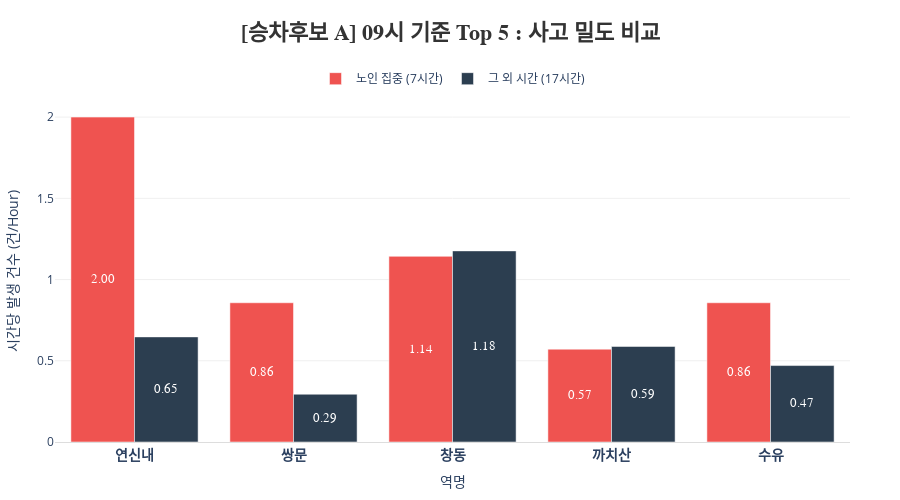
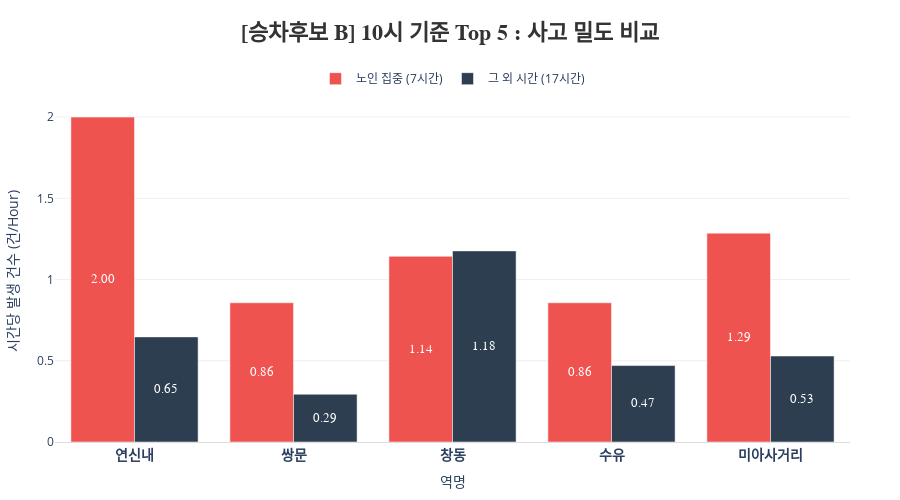
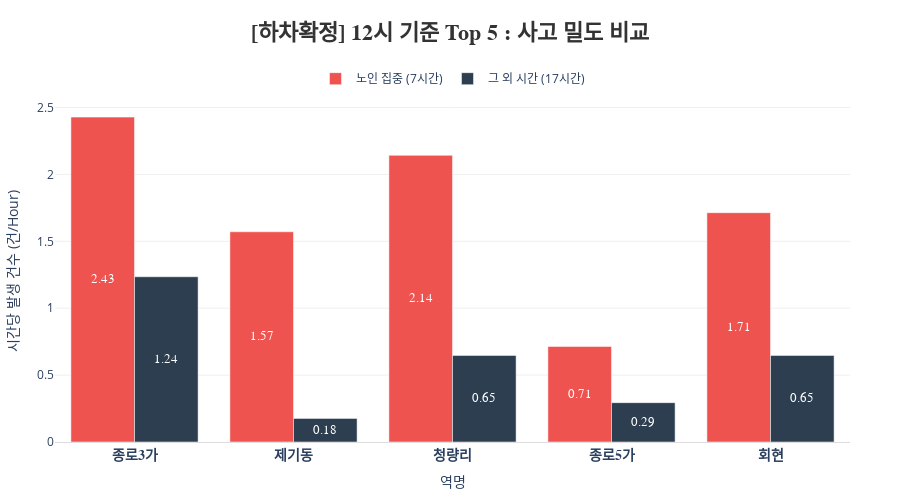

Source (notebook cell) for these figures, in order:
### Code cell
# ---------------------------------------------------------
# [1] 데이터 전처리 (기존과 동일)
# ---------------------------------------------------------
df = safety_df.copy()

# 1. 시간 숫자 추출
df['시'] = df['발생시간'].astype(str).str.split(':').str[0]
df['시'] = pd.to_numeric(df['시'], errors='coerce').fillna(-1).astype(int)

# 2. 시간대 구분
core_hours = [11, 12, 13, 14, 15, 16, 17]
duration_core = 7
duration_other = 17

def classify_time_simple(h):
    if h in core_hours: return '노인 집중(11~17시)'
    else: return '그 외 시간'

df['시간대구분'] = df['시'].apply(classify_time_simple)
df['역명_검색용'] = df['발생역'].astype(str).str.split('(').str[0].str.replace('역$', '', regex=True).str.strip()

# ---------------------------------------------------------
# [2] 시각화 함수 (디자인 최적화 버전)
# ---------------------------------------------------------
def plot_density_comparison_clean(station_list, title_text):
    # 데이터 필터링 및 집계
    target_data = df[df['역명_검색용'].isin(station_list)].copy()
    counts = target_data.groupby(['역명_검색용', '시간대구분']).size().unstack(fill_value=0)
    
    # 컬럼 안전장치
    if '노인 집중(11~17시)' not in counts.columns: counts['노인 집중(11~17시)'] = 0
    if '그 외 시간' not in counts.columns: counts['그 외 시간'] = 0

    # 밀도 계산 (핵심)
    counts['밀도_노인'] = counts['노인 집중(11~17시)'] / duration_core
    counts['밀도_그외'] = counts['그 외 시간'] / duration_other
    
    # 순서 정렬
    valid_stations = [st for st in station_list if st in counts.index]
    counts = counts.loc[valid_stations]

    # --- 그래프 그리기 ---
    fig = go.Figure()

    # 막대 1: 노인 집중 (빨강)
    fig.add_trace(go.Bar(
        x=counts.index,
        y=counts['밀도_노인'],
        name='노인 집중 (7시간)',
        marker_color='#EF5350', 
        text=counts['밀도_노인'].map('{:.2f}'.format),
        textposition='inside',      
        insidetextanchor='middle',  
        textfont=dict(color='white', size=13, family="Arial Black"),
        hovertemplate='<b>%{x}</b><br>노인집중: %{y:.2f}건/h'
    ))

    # 막대 2: 그 외 시간 (남색)
    fig.add_trace(go.Bar(
        x=counts.index,
        y=counts['밀도_그외'],
        name='그 외 시간 (17시간)',
        marker_color='#2C3E50',
        text=counts['밀도_그외'].map('{:.2f}'.format),
        textposition='inside',      
        insidetextanchor='middle',  
        textfont=dict(color='white', size=13, family="Arial Black"),
        hovertemplate='<b>%{x}</b><br>그외시간: %{y:.2f}건/h'
    ))

    fig.update_layout(
        title=dict(
            text=f"<b>{title_text}</b>", # 제목
            x=0.5, y=0.95,
            font=dict(size=22, family="Malgun Gothic", color='#333')
        ),
        xaxis=dict(
            title="역명",
            tickfont=dict(size=14, family="Malgun Gothic", weight='bold'),
            linecolor='#ddd'
        ),
        yaxis=dict(
            title="시간당 발생 건수 (건/Hour)",
            gridcolor='#f0f0f0',
            zeroline=False
        ),
        legend=dict(
            orientation="h",       
            yanchor="bottom", y=1.02, 
            xanchor="center", x=0.5,  
            bgcolor='rgba(255,255,255,0)'
        ),
        barmode='group',
        template="plotly_white",
        margin=dict(t=100, b=50, l=50, r=50),
        height=500
    )
    
    fig.add_annotation(
        text="※ 막대 높이 = (총 사고 건수) ÷ (시간대 길이)",
        xref="paper", yref="paper",
        x=1.0, y=-0.25, 
        showarrow=False,
        font=dict(size=11, color="gray"),
        align="right"
    )

    fig.show()

# ---------------------------------------------------------
# [3] 실행 (총 3개 그래프 출력)
# ---------------------------------------------------------

# ① 승차 후보 1 (09시 기준 Top 5)
boarding_09 = ['연신내', '쌍문', '창동', '까치산', '수유']
print("📊 1. 승차 후보군 A (09-10시 기준)")
plot_density_comparison_clean(boarding_09, "[승차후보 A] 09시 기준 Top 5 : 사고 밀도 비교")

# ② 승차 후보 2 (10시 기준 Top 5)
# (※ 만약 10시 기준 Top 5 역이 다르다면 아래 리스트를 수정하세요. 예: 미아사거리 등)
boarding_10 = ['연신내', '쌍문', '창동', '수유', '미아사거리'] 
print("📊 2. 승차 후보군 B (10-11시 기준)")
plot_density_comparison_clean(boarding_10, "[승차후보 B] 10시 기준 Top 5 : 사고 밀도 비교")

# ③ 하차 확정 (12시 기준 Top 5)
alighting_12 = ['종로3가', '제기동', '청량리', '종로5가', '회현']
print("📊 3. 하차 확정군 (12-13시 기준)")
plot_density_comparison_clean(alighting_12, "[하차확정] 12시 기준 Top 5 : 사고 밀도 비교")

### Figure 1 — Plotly figure (JSON) as saved in the notebook; plotly's stock layout.template omitted (floating-point values rounded to 4 significant figures)
{"data": [{"hovertemplate": "<b>%{x}</b><br>노인집중: %{y:.2f}건/h", "insidetextanchor": "middle", "marker": {"color": "#EF5350"}, "name": "노인 집중 (7시간)", "text": ["2.00", "0.86", "1.14", "0.57", "0.86"], "textfont": {"color": "white", "family": "Arial Black", "size": 13}, "textposition": "inside", "type": "bar", "x": ["연신내", "쌍문", "창동", "까치산", "수유"], "y": [2, 0.8571, 1.143, 0.5714, 0.8571]}, {"hovertemplate": "<b>%{x}</b><br>그외시간: %{y:.2f}건/h", "insidetextanchor": "middle", "marker": {"color": "#2C3E50"}, "name": "그 외 시간 (17시간)", "text": ["0.65", "0.29", "1.18", "0.59", "0.47"], "textfont": {"color": "white", "family": "Arial Black", "size": 13}, "textposition": "inside", "type": "bar", "x": ["연신내", "쌍문", "창동", "까치산", "수유"], "y": [0.6471, 0.2941, 1.176, 0.5882, 0.4706]}], "layout": {"annotations": [{"align": "right", "font": {"color": "gray", "size": 11}, "showarrow": false, "text": "※ 막대 높이 = (총 사고 건수) ÷ (시간대 길이)", "x": 1, "xref": "paper", "y": -0.25, "yref": "paper"}], "barmode": "group", "height": 500, "legend": {"bgcolor": "rgba(255,255,255,0)", "orientation": "h", "x": 0.5, "xanchor": "center", "y": 1.02, "yanchor": "bottom"}, "margin": {"b": 50, "l": 50, "r": 50, "t": 100}, "title": {"font": {"color": "#333", "family": "Malgun Gothic", "size": 22}, "text": "<b>[승차후보 A] 09시 기준 Top 5 : 사고 밀도 비교</b>", "x": 0.5, "y": 0.95}, "xaxis": {"linecolor": "#ddd", "tickfont": {"family": "Malgun Gothic", "size": 14, "weight": "bold"}, "title": {"text": "역명"}}, "yaxis": {"gridcolor": "#f0f0f0", "title": {"text": "시간당 발생 건수 (건/Hour)"}, "zeroline": false}}}

### Figure 2 — Plotly figure (JSON) as saved in the notebook; plotly's stock layout.template omitted (floating-point values rounded to 4 significant figures)
{"data": [{"hovertemplate": "<b>%{x}</b><br>노인집중: %{y:.2f}건/h", "insidetextanchor": "middle", "marker": {"color": "#EF5350"}, "name": "노인 집중 (7시간)", "text": ["2.00", "0.86", "1.14", "0.86", "1.29"], "textfont": {"color": "white", "family": "Arial Black", "size": 13}, "textposition": "inside", "type": "bar", "x": ["연신내", "쌍문", "창동", "수유", "미아사거리"], "y": [2, 0.8571, 1.143, 0.8571, 1.286]}, {"hovertemplate": "<b>%{x}</b><br>그외시간: %{y:.2f}건/h", "insidetextanchor": "middle", "marker": {"color": "#2C3E50"}, "name": "그 외 시간 (17시간)", "text": ["0.65", "0.29", "1.18", "0.47", "0.53"], "textfont": {"color": "white", "family": "Arial Black", "size": 13}, "textposition": "inside", "type": "bar", "x": ["연신내", "쌍문", "창동", "수유", "미아사거리"], "y": [0.6471, 0.2941, 1.176, 0.4706, 0.5294]}], "layout": {"annotations": [{"align": "right", "font": {"color": "gray", "size": 11}, "showarrow": false, "text": "※ 막대 높이 = (총 사고 건수) ÷ (시간대 길이)", "x": 1, "xref": "paper", "y": -0.25, "yref": "paper"}], "barmode": "group", "height": 500, "legend": {"bgcolor": "rgba(255,255,255,0)", "orientation": "h", "x": 0.5, "xanchor": "center", "y": 1.02, "yanchor": "bottom"}, "margin": {"b": 50, "l": 50, "r": 50, "t": 100}, "title": {"font": {"color": "#333", "family": "Malgun Gothic", "size": 22}, "text": "<b>[승차후보 B] 10시 기준 Top 5 : 사고 밀도 비교</b>", "x": 0.5, "y": 0.95}, "xaxis": {"linecolor": "#ddd", "tickfont": {"family": "Malgun Gothic", "size": 14, "weight": "bold"}, "title": {"text": "역명"}}, "yaxis": {"gridcolor": "#f0f0f0", "title": {"text": "시간당 발생 건수 (건/Hour)"}, "zeroline": false}}}

### Figure 3 — Plotly figure (JSON) as saved in the notebook; plotly's stock layout.template omitted (floating-point values rounded to 4 significant figures)
{"data": [{"hovertemplate": "<b>%{x}</b><br>노인집중: %{y:.2f}건/h", "insidetextanchor": "middle", "marker": {"color": "#EF5350"}, "name": "노인 집중 (7시간)", "text": ["2.43", "1.57", "2.14", "0.71", "1.71"], "textfont": {"color": "white", "family": "Arial Black", "size": 13}, "textposition": "inside", "type": "bar", "x": ["종로3가", "제기동", "청량리", "종로5가", "회현"], "y": [2.429, 1.571, 2.143, 0.7143, 1.714]}, {"hovertemplate": "<b>%{x}</b><br>그외시간: %{y:.2f}건/h", "insidetextanchor": "middle", "marker": {"color": "#2C3E50"}, "name": "그 외 시간 (17시간)", "text": ["1.24", "0.18", "0.65", "0.29", "0.65"], "textfont": {"color": "white", "family": "Arial Black", "size": 13}, "textposition": "inside", "type": "bar", "x": ["종로3가", "제기동", "청량리", "종로5가", "회현"], "y": [1.235, 0.1765, 0.6471, 0.2941, 0.6471]}], "layout": {"annotations": [{"align": "right", "font": {"color": "gray", "size": 11}, "showarrow": false, "text": "※ 막대 높이 = (총 사고 건수) ÷ (시간대 길이)", "x": 1, "xref": "paper", "y": -0.25, "yref": "paper"}], "barmode": "group", "height": 500, "legend": {"bgcolor": "rgba(255,255,255,0)", "orientation": "h", "x": 0.5, "xanchor": "center", "y": 1.02, "yanchor": "bottom"}, "margin": {"b": 50, "l": 50, "r": 50, "t": 100}, "title": {"font": {"color": "#333", "family": "Malgun Gothic", "size": 22}, "text": "<b>[하차확정] 12시 기준 Top 5 : 사고 밀도 비교</b>", "x": 0.5, "y": 0.95}, "xaxis": {"linecolor": "#ddd", "tickfont": {"family": "Malgun Gothic", "size": 14, "weight": "bold"}, "title": {"text": "역명"}}, "yaxis": {"gridcolor": "#f0f0f0", "title": {"text": "시간당 발생 건수 (건/Hour)"}, "zeroline": false}}}
